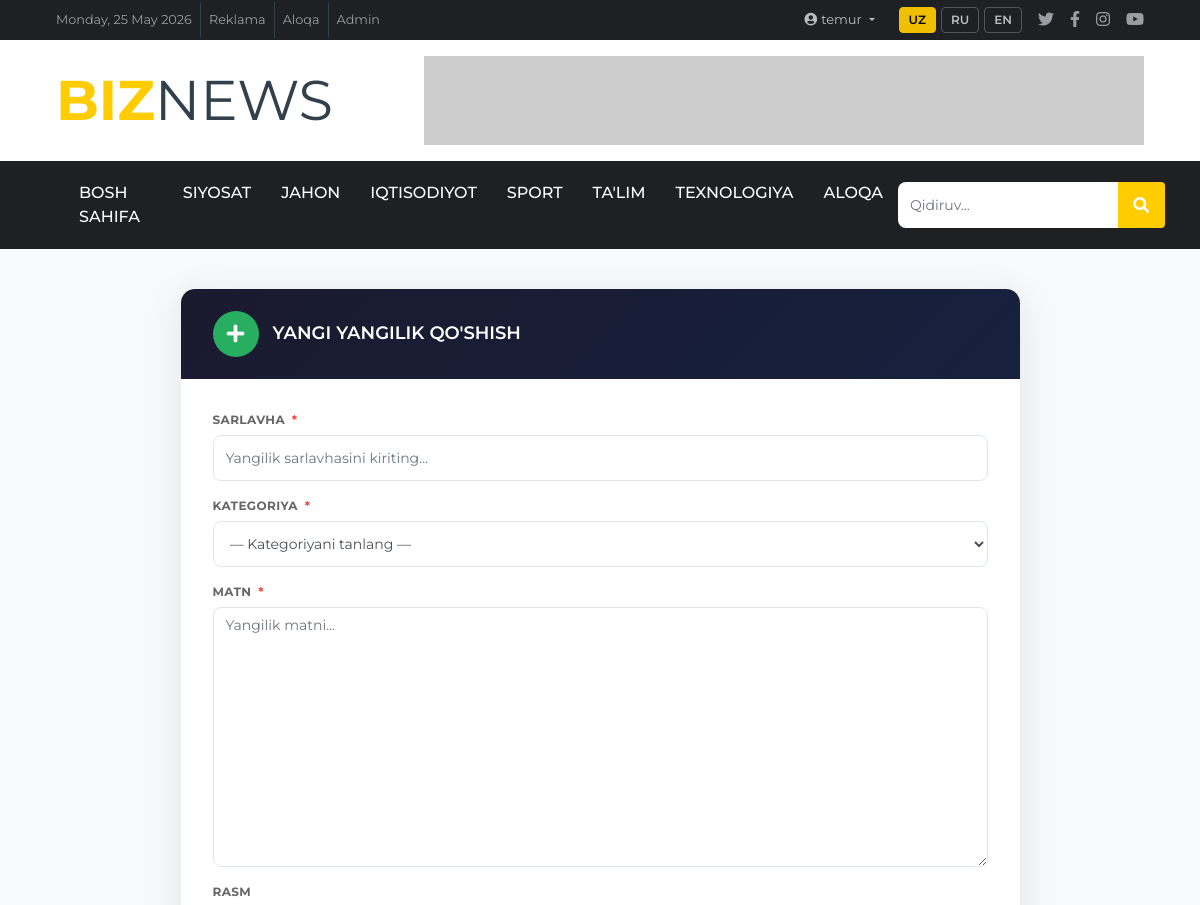
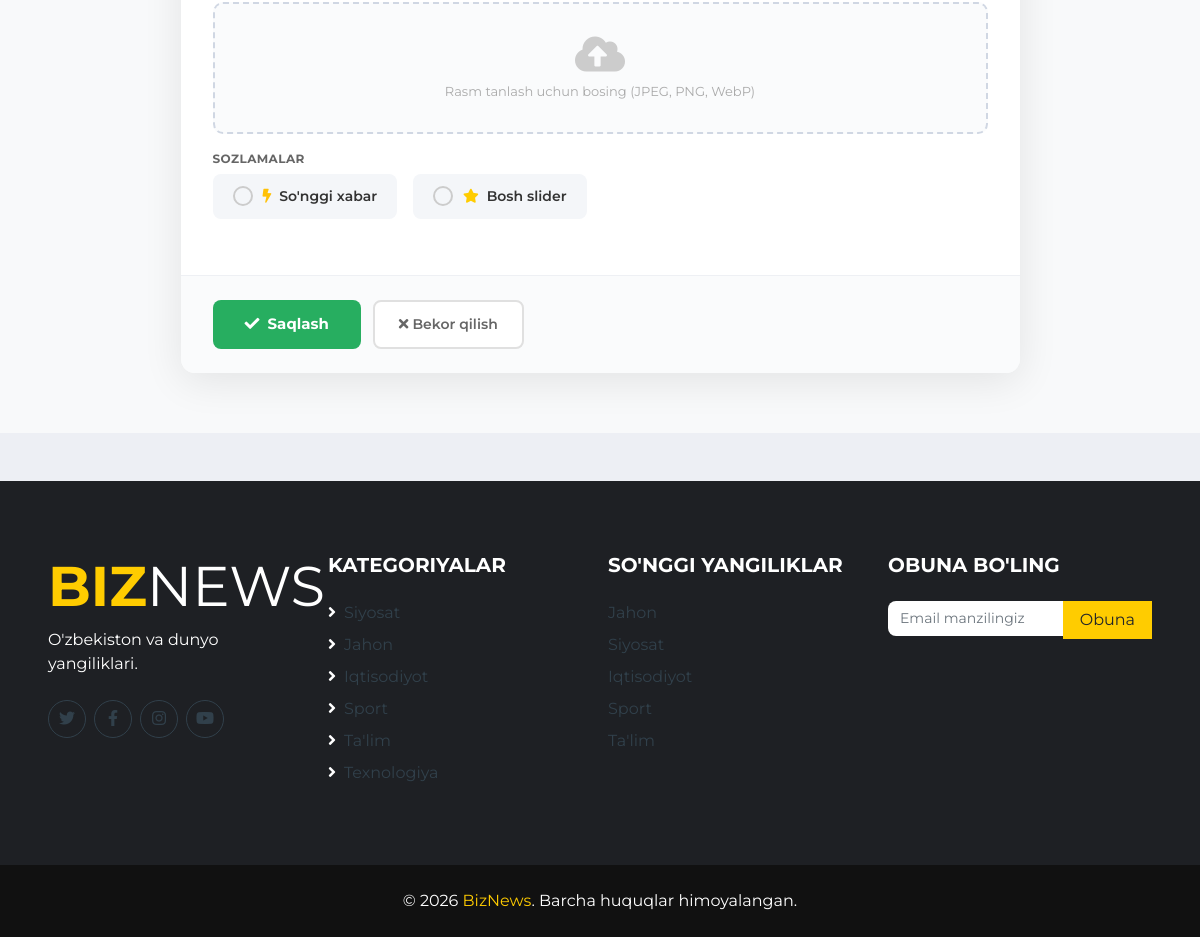
/news/create/ (signed in), run on the app's committed database (2 pictures, top to bottom).
### app/models.py (models this page shows, shortened)
class Category(models.Model):
    name = models.CharField(max_length=100)
    slug = models.SlugField(unique=True)
    class Meta:
        verbose_name_plural = "Categories"

class News(models.Model):
    title      = models.CharField(max_length=300)
    slug       = models.SlugField(unique=True, blank=True)
    content    = models.TextField()
    category   = models.ForeignKey(Category, on_delete=models.CASCADE)
    image      = models.ImageField(upload_to='news/', blank=True, null=True)
    views      = models.IntegerField(default=0)
    is_breaking    = models.BooleanField(default=False)
    is_main_slider = models.BooleanField(default=False)
    created_at = models.DateTimeField(auto_now_add=True)

### app/views.py (the view, shortened to what this page needs)
# urls.py: path('news/create/',             views.news_create,    name='news_create'),
@login_required(login_url='/login/')
def news_create(request):
    if not request.user.is_superuser:
        messages.error(request, "❌ Bu sahifaga kirish huquqingiz yo'q!")
        return redirect('home')
    ctx = base_ctx()
    return render(request, 'news_create.html', ctx)

### app/views.py (called while the page is built)
def base_ctx():
    return {
        'categories': Category.objects.all(),
        'latest_news': News.objects.all()[:5],
    }

### templates/news_create.html (shortened to what this page needs)
{% extends 'base.html' %}
{% load static %}
{% block content %}
<div class="editor-wrap">
    <div class="container">
        <div class="row justify-content-center">
            <div class="col-lg-9">
                <form method="post" enctype="multipart/form-data">
                    <div class="editor-card">
                        <div class="editor-header">
                            <div class="icon-circle"><i class="fa fa-plus"></i></div>
                            <h4>Yangi yangilik qo'shish</h4>
                        </div>
                        <div class="editor-body">
                            <div class="form-group">
                                <div class="field-label">Sarlavha <span class="req">*</span></div>
                                <input type="text" name="title" class="form-control"
                                       placeholder="Yangilik sarlavhasini kiriting..."
                                       required autofocus>
                            </div>
                            <div class="form-group">
                                <div class="field-label">Kategoriya <span class="req">*</span></div>
                                <select name="category" class="form-control" required>
                                    <option value="">— Kategoriyani tanlang —</option>
                                </select>
                            </div>
                            <div class="form-group">
                                <div class="field-label">Matn <span class="req">*</span></div>
                                <textarea name="content" class="form-control"
                                          placeholder="Yangilik matni..." required></textarea>
                            </div>
                            <div class="form-group">
                                <div class="field-label">Rasm</div>
                                <div class="img-preview-box" onclick="document.getElementById('imgInput').click()">
                                    <div class="placeholder" id="imgPlaceholder">
                                        <i class="fa fa-cloud-upload-alt"></i>
                                        <p>Rasm tanlash uchun bosing (JPEG, PNG, WebP)</p>
                                    </div>
                                </div>
                            </div>
                            <div class="form-group">
                                <div class="field-label">Sozlamalar</div>
                                <div class="toggle-group">
                                    <label class="toggle-item">
                                        <div class="dot"></div>
                                        <span class="toggle-label">
                                            <i class="fa fa-bolt text-warning mr-1"></i>
                                            So'nggi xabar
                                        </span>
                                    </label>
                                    <label class="toggle-item">
                                        <div class="dot"></div>
                                        <span class="toggle-label">
                                            <i class="fa fa-star text-primary mr-1"></i>
                                            Bosh slider
                                        </span>
                                    </label>
                                </div>
                            </div>
                        </div>
                        <div class="action-bar">
                            <button type="submit" class="btn-save">
                                <i class="fa fa-check mr-2"></i>Saqlash
                            </button>
                            <a href="{% url 'home' %}" class="btn-cancel">
                                <i class="fa fa-times mr-1"></i>Bekor qilish
                            </a>
                        </div>
                    </div>
                </form>
            </div>
        </div>
    </div>
</div>
{% endblock %}

### templates/base.html (shortened to what this page needs)
{% load static %}
<!DOCTYPE html>
<html lang="uz">
<head>
    <link href="https://cdnjs.cloudflare.com/ajax/libs/font-awesome/5.15.0/css/all.min.css" rel="stylesheet">
    <link href="https://stackpath.bootstrapcdn.com/bootstrap/4.4.1/css/bootstrap.min.css" rel="stylesheet">
    <link href="https://cdnjs.cloudflare.com/ajax/libs/OwlCarousel2/2.3.4/assets/owl.carousel.min.css" rel="stylesheet">
    <link href="https://cdnjs.cloudflare.com/ajax/libs/OwlCarousel2/2.3.4/assets/owl.theme.default.min.css" rel="stylesheet">
    <link href="{% static 'css/style.css' %}" rel="stylesheet">
</head>
<body>
<div class="container-fluid d-none d-lg-block">
    <div class="row align-items-center bg-dark px-lg-5">
        <div class="col-lg-7">
            <nav class="navbar navbar-expand-sm bg-dark p-0">
                <ul class="navbar-nav ml-n2">
                    <li class="nav-item border-right border-secondary">
                        <a class="nav-link text-body small" href="#">{% now "l, d F Y" %}</a>
                    </li>
                    <li class="nav-item border-right border-secondary">
                        <a class="nav-link text-body small" href="#">Reklama</a>
                    </li>
                    <li class="nav-item border-right border-secondary">
                        <a class="nav-link text-body small" href="{% url 'contact' %}">Aloqa</a>
                    </li>
                    <li class="nav-item">
                        <a class="nav-link text-body small" href="/admin/">Admin</a>
                    </li>
                </ul>
            </nav>
        </div>
        <div class="col-lg-5 text-right">
            <nav class="navbar navbar-expand-sm bg-dark p-0 justify-content-end">
                <ul class="navbar-nav mr-n2 align-items-center">
                    {% if user.is_authenticated %}
                    <li class="nav-item dropdown auth-dropdown mr-3">
                        <a class="nav-link auth-nav-link dropdown-toggle" href="#"
                            id="userDrop" data-toggle="dropdown">
                            <i class="fa fa-user-circle mr-1"></i><span translate="no">{{ user.username }}</span>
                        </a>
                    </li>
                    {% endif %}
                    <li class="nav-item mr-2">
                        <div class="lang-switcher" translate="no">
                            <button class="lang-btn active" onclick="translateTo('uz', this)" translate="no">UZ</button>
                            <button class="lang-btn" onclick="translateTo('ru', this)" translate="no">RU</button>
                            <button class="lang-btn" onclick="translateTo('en', this)" translate="no">EN</button>
                        </div>
                    </li>
                    <li class="nav-item"><a class="nav-link text-body" href="#"><i class="fab fa-twitter"></i></a></li>
                    <li class="nav-item"><a class="nav-link text-body" href="#"><i class="fab fa-facebook-f"></i></a></li>
                    <li class="nav-item"><a class="nav-link text-body" href="#"><i class="fab fa-instagram"></i></a></li>
                    <li class="nav-item"><a class="nav-link text-body" href="#"><i class="fab fa-youtube"></i></a></li>
                </ul>
            </nav>
        </div>
    </div>
    <div class="row align-items-center bg-white py-3 px-lg-5">
        <div class="col-lg-4">
            <a href="{% url 'home' %}" class="navbar-brand p-0">
                <h1 class="m-0 display-4 text-uppercase text-primary" translate="no">Biz<span class="text-secondary font-weight-normal">News</span></h1>
            </a>
        </div>
        <div class="col-lg-8 text-right">
            <img class="img-fluid" src="https://via.placeholder.com/728x90?text=Reklama" alt="">
        </div>
    </div>
</div>
<div class="container-fluid p-0">
    <nav class="navbar navbar-expand-lg bg-dark navbar-dark py-2 py-lg-0 px-lg-5">
        <div class="collapse navbar-collapse justify-content-between px-lg-3" id="navbarCollapse">
            <div class="navbar-nav mr-auto py-0">
                <a href="{% url 'home' %}" class="nav-item nav-link {% if request.resolver_match.url_name == 'home' %}active{% endif %}">Bosh sahifa</a>
                {% for cat in categories %}
                <a href="{% url 'category_detail' cat.slug %}" class="nav-item nav-link">{{ cat.name }}</a>
                {% endfor %}
                <a href="{% url 'contact' %}" class="nav-item nav-link {% if request.resolver_match.url_name == 'contact' %}active{% endif %}">Aloqa</a>
            </div>
            <form method="get" action="{% url 'search' %}" class="input-group d-none d-lg-flex" style="width:280px;">
                <input type="text" name="q" value="{{ request.GET.q }}"
                       class="form-control border-0" placeholder="Qidiruv..." autocomplete="off">
                <div class="input-group-append">
                    <button class="input-group-text bg-primary text-white border-0 px-3" type="submit">
                        <i class="fa fa-search"></i>
                    </button>
                </div>
            </form>
        </div>
    </nav>
</div>
{% block content %}{% endblock %}
<div class="container-fluid bg-dark pt-5 px-sm-3 px-md-5 mt-5">
    <div class="row py-4">
        <div class="col-lg-3 col-md-6 mb-5">
            <a href="{% url 'home' %}">
               <h1 class="m-0 display-4 text-uppercase text-primary" translate="no">Biz<span class="text-white font-weight-normal">News</span></h1>
            </a>
            <p class="mt-2 text-white">O'zbekiston va dunyo yangiliklari.</p>
            <div class="d-flex mt-4">
                <a class="btn btn-outline-secondary rounded-circle text-center mr-2 px-0" style="width:38px;height:38px;" href="#"><i class="fab fa-twitter"></i></a>
                <a class="btn btn-outline-secondary rounded-circle text-center mr-2 px-0" style="width:38px;height:38px;" href="#"><i class="fab fa-facebook-f"></i></a>
                <a class="btn btn-outline-secondary rounded-circle text-center mr-2 px-0" style="width:38px;height:38px;" href="#"><i class="fab fa-instagram"></i></a>
                <a class="btn btn-outline-secondary rounded-circle text-center px-0" style="width:38px;height:38px;" href="#"><i class="fab fa-youtube"></i></a>
            </div>
        </div>
        <div class="col-lg-3 col-md-6 mb-5">
            <h5 class="text-white text-uppercase font-weight-bold mb-4">Kategoriyalar</h5>
            {% for cat in categories %}
            <a class="d-block text-secondary mb-2" href="{% url 'category_detail' cat.slug %}">
                <i class="fa fa-angle-right text-white mr-2"></i>{{ cat.name }}
            </a>
            {% endfor %}
        </div>
        <div class="col-lg-3 col-md-6 mb-5">
            <h5 class="text-white text-uppercase font-weight-bold mb-4">So'nggi yangiliklar</h5>
            {% for article in latest_news %}
            <a class="d-block text-secondary mb-2" href="{% url 'news_detail' article.pk %}">{{ article.title|truncatechars:50 }}</a>
            {% endfor %}
        </div>
        <div class="col-lg-3 col-md-6 mb-5">
            <h5 class="text-white text-uppercase font-weight-bold mb-4">Obuna bo'ling</h5>
            <div class="input-group">
                <input type="email" class="form-control border-0" placeholder="Email manzilingiz">
                <div class="input-group-append">
                    <button class="btn btn-primary px-3">Obuna</button>
                </div>
            </div>
        </div>
    </div>
</div>
<div class="container-fluid py-4" style="background:#111;">
    <p class="m-0 text-center text-white">&copy; 2026 <a class="text-primary" href="#">BizNews</a>. Barcha huquqlar himoyalangan.</p>
</div>
</body>
</html>

### templates/base.html (style rules this page uses)
.auth-nav-link { font-size: 13px; color: rgba(255,255,255,.7) !important; transition: color .2s; }
.lang-switcher { display:flex; gap:5px; align-items:center; }
.lang-btn { padding:3px 9px; border:1px solid #555; border-radius:4px; cursor:pointer; font-size:12px; background:transparent; color:rgba(255,255,255,.7); font-weight:600; }
.lang-btn:hover, .lang-btn.active { background:#f0c000; border-color:#f0c000; color:#000; }
body { top:0 !important; }

### templates/news_create.html (style rules this page uses)
.editor-wrap { background: #f8f9fa; min-height: 100vh; padding: 40px 0 60px; }
.editor-card { background: #fff; border-radius: 14px; box-shadow: 0 8px 40px rgba(0,0,0,.09); overflow: hidden; }
.editor-header { background: linear-gradient(135deg,#1a1a2e,#16213e); padding: 22px 32px; display: flex; align-items: center; gap: 14px; }
.editor-header .icon-circle { width: 46px; height: 46px; background: #27ae60; border-radius: 50%; display: flex; align-items: center; justify-content: center; font-size: 20px; color: #fff; }
.editor-header h4 { color: #fff; margin: 0; font-weight: 800; font-size: 18px; text-transform: uppercase; }
.editor-body { padding: 32px; }
.field-label { font-size: 12px; font-weight: 700; text-transform: uppercase; color: #666; margin-bottom: 6px; letter-spacing: .4px; }
.field-label .req { color: #e74c3c; margin-left: 3px; }
.form-control { border: 1.5px solid #e0e6ed; border-radius: 8px; font-size: 14px; transition: border .2s, box-shadow .2s; }
textarea.form-control { resize: vertical; min-height: 260px; line-height: 1.7; }
select.form-control { height: 46px; }
input[type="text"].form-control, input[type="file"].form-control { height: 46px; }
.toggle-group { display: flex; gap: 16px; flex-wrap: wrap; }
.toggle-item { display: flex; align-items: center; gap: 10px; background: #f4f6f9; border-radius: 8px; padding: 10px 18px; cursor: pointer; border: 2px solid transparent; transition: all .2s; user-select: none; }
.toggle-item .dot { width: 20px; height: 20px; border-radius: 50%; border: 2px solid #ccc; display: flex; align-items: center; justify-content: center; transition: all .2s; }
.toggle-label { font-size: 14px; font-weight: 600; color: #333; }
.img-preview-box { border: 2px dashed #d0d7e3; border-radius: 10px; padding: 30px; text-align: center; background: #fafbfc; cursor: pointer; transition: border .2s; position: relative; }
.img-preview-box .placeholder i { font-size: 40px; color: #ccc; margin-bottom: 8px; }
.img-preview-box .placeholder p { color: #aaa; font-size: 13px; margin: 0; }
.action-bar { display: flex; gap: 12px; padding: 24px 32px; border-top: 1px solid #eef0f4; background: #fafbfc; }
.btn-save { background: #27ae60; color: #fff; border: none; padding: 12px 32px; border-radius: 8px; font-weight: 700; font-size: 15px; cursor: pointer; transition: background .2s; }
.btn-cancel { background: #fff; color: #666; border: 2px solid #e0e0e0; padding: 12px 24px; border-radius: 8px; font-weight: 600; font-size: 14px; text-decoration: none; display: inline-flex; align-items: center; transition: all .2s; }

### data on the page
Category: name "SIYOSAT", name "Siyosat"
Category: name "JAHON", name "Jahon"
Category: name "IQTISODIYOT", name "Iqtisodiyot"
Category: name "SPORT", name "Sport"
Category: name "TA'LIM", name "Ta'lim"
Category: name "TEXNOLOGIYA", name "Texnologiya"
News: title "Jahon"
News: title "Siyosat"
News: title "Iqtisodiyot"
News: title "Sport"
News: title "Ta'lim"

### other printed values
{{ user.username }} "temur"
